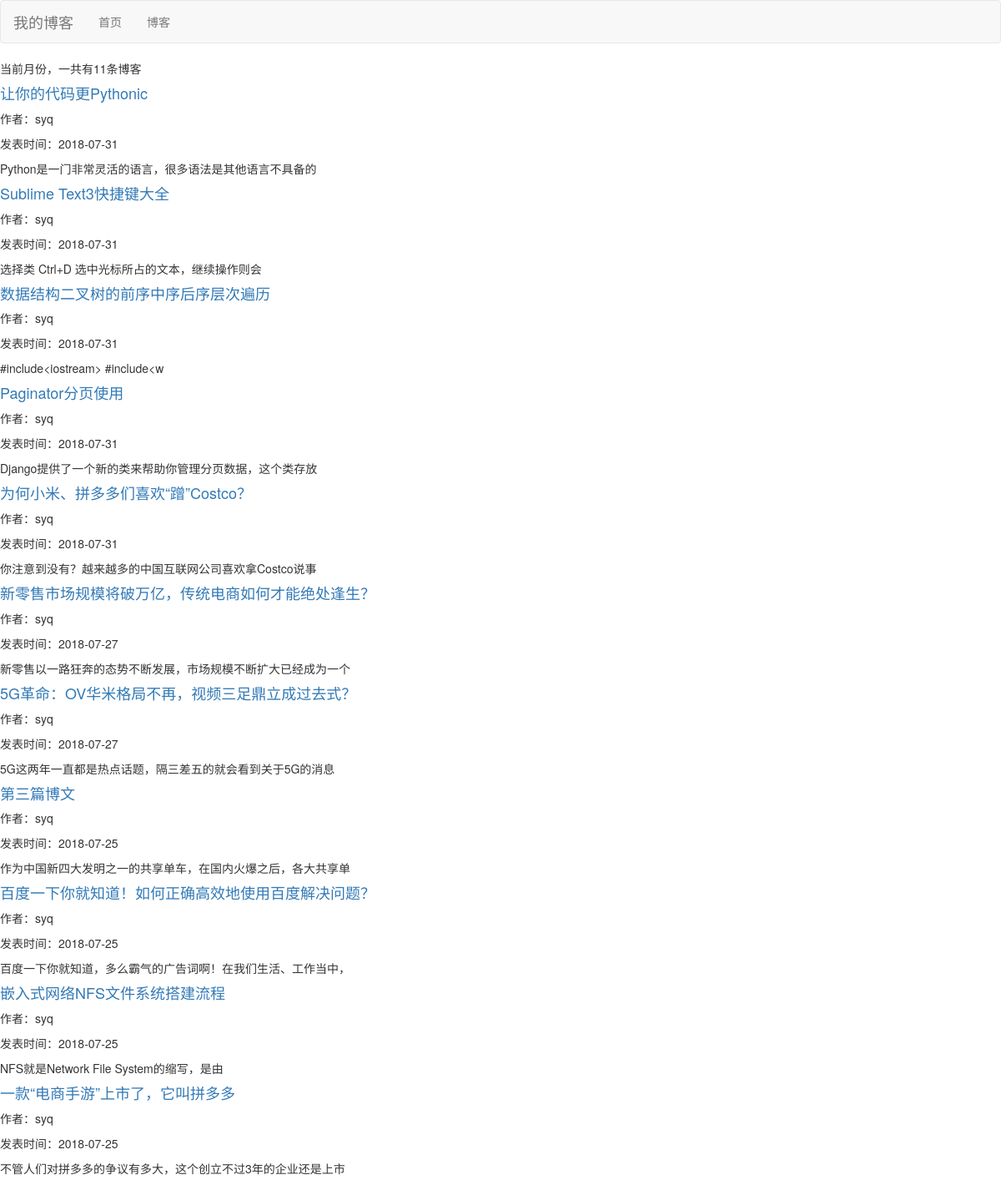
Screenshot of /blog/date/2018/7 with the database file from the repository.
### blog/models.py (models this page shows, shortened)
class Blog(models.Model):
	title = models.CharField(max_length=30,verbose_name="主题")
	content = models.TextField(verbose_name="内容")
	author = models.ForeignKey(User,on_delete=models.DO_NOTHING)
	created_time = models.DateTimeField(auto_now_add=True)
	last_updatetime = models.DateTimeField(auto_now=True)
	blog_type = models.ForeignKey(BlogType,on_delete=models.DO_NOTHING)
	class Meta:
		verbose_name = '博客'
		verbose_name_plural = verbose_name
		ordering = ['-created_time']

### blog/views.py (the view)
# urls.py: url(r'^date/(19|20\d{2})/([1-9]|1[0-2])',blog_date,name='blogdate')#博文的按月统计
def blog_date(request,year,month):
	blogs = Blog.objects.filter(created_time__year=year,created_time__month=month)
	return render(request,'blog/blog_date.html',locals())

### templates/blog/blog_date.html (shortened to what this page needs)
{% extends 'base.html' %}
{% block content %}
<p>当前月份，一共有{{ blogs|length }}条博客</p>
{% for blog in blogs %}
<a href="{% url 'blog_details' blog.pk %}">
<h4>{{ blog.title }}</h4>
</a>
<p>作者：{{ blog.author }}</p>
<p>发表时间：{{ blog.created_time|date:'Y-m-d' }}</p>
<p>{{ blog.content|truncatechars:30 }}</p>
{% empty %}
	<p>暂无博客</p>
{% endfor %}
{% endblock %}

### rows the page displays
Blog: title "让你的代码更Pythonic", author "syq", created_time "2018-07-31", content "Python是一门非常灵活的语言，很多语法是其他语言不具备的"
Blog: title "Sublime Text3快捷键大全", author "syq", created_time "2018-07-31", content "选择类 Ctrl+D 选中光标所占的文本，继续操作则会"
Blog: title "数据结构二叉树的前序中序后序层次遍历", author "syq", created_time "2018-07-31", content "#include<iostream> #include<w"
Blog: title "Paginator分页使用", author "syq", created_time "2018-07-31", content "Django提供了一个新的类来帮助你管理分页数据，这个类存放"
Blog: title "为何小米、拼多多们喜欢“蹭”Costco？", author "syq", created_time "2018-07-31", content "你注意到没有？越来越多的中国互联网公司喜欢拿Costco说事"
Blog: title "新零售市场规模将破万亿，传统电商如何才能绝处逢生？", author "syq", created_time "2018-07-27", content "新零售以一路狂奔的态势不断发展，市场规模不断扩大已经成为一个"
Blog: title "5G革命：OV华米格局不再，视频三足鼎立成过去式？", author "syq", created_time "2018-07-27", content "5G这两年一直都是热点话题，隔三差五的就会看到关于5G的消息"
Blog: title "第三篇博文", author "syq", created_time "2018-07-25", content "作为中国新四大发明之一的共享单车，在国内火爆之后，各大共享单"
Blog: title "百度一下你就知道！如何正确高效地使用百度解决问题？", author "syq", created_time "2018-07-25", content "百度一下你就知道，多么霸气的广告词啊！在我们生活、工作当中，"
Blog: title "嵌入式网络NFS文件系统搭建流程", author "syq", created_time "2018-07-25", content "NFS就是Network File System的缩写，是由"
Blog: title "一款“电商手游”上市了，它叫拼多多", author "syq", created_time "2018-07-25", content "不管人们对拼多多的争议有多大，这个创立不过3年的企业还是上市"

### other values shown
{{ blogs|length }} "11"
